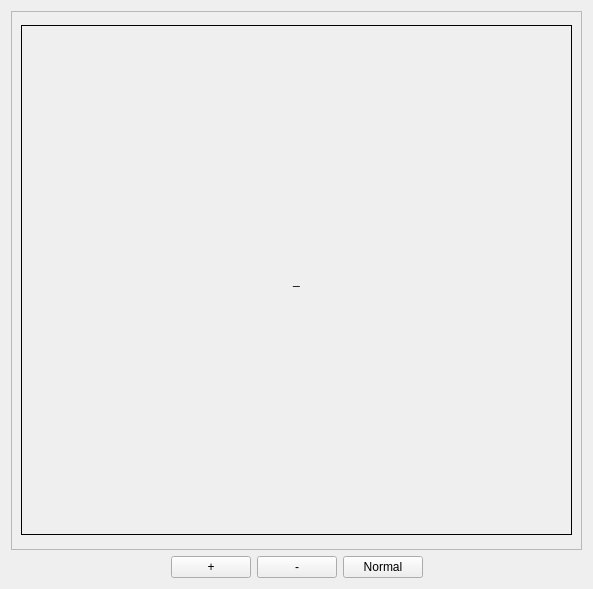
<?xml version="1.0" encoding="UTF-8"?>
<ui version="4.0">
 <class>ImageWidget</class>
 <widget class="QWidget" name="ImageWidget">
  <property name="geometry">
   <rect>
    <x>0</x>
    <y>0</y>
    <width>593</width>
    <height>589</height>
   </rect>
  </property>
  <property name="windowTitle">
   <string/>
  </property>
  <layout class="QVBoxLayout" name="verticalLayout">
   <item>
    <widget class="QScrollArea" name="ScrollArea">
     <property name="frameShadow">
      <enum>QFrame::Plain</enum>
     </property>
     <property name="widgetResizable">
      <bool>false</bool>
     </property>
     <property name="alignment">
      <set>Qt::AlignCenter</set>
     </property>
     <widget class="QWidget" name="scrollAreaWidgetContents">
      <property name="geometry">
       <rect>
        <x>0</x>
        <y>0</y>
        <width>569</width>
        <height>528</height>
       </rect>
      </property>
      <property name="sizePolicy">
       <sizepolicy hsizetype="Preferred" vsizetype="Preferred">
        <horstretch>0</horstretch>
        <verstretch>0</verstretch>
       </sizepolicy>
      </property>
      <layout class="QHBoxLayout" name="horizontalLayout">
       <item>
        <widget class="QLabel" name="LabelImage">
         <property name="sizePolicy">
          <sizepolicy hsizetype="Ignored" vsizetype="Ignored">
           <horstretch>0</horstretch>
           <verstretch>0</verstretch>
          </sizepolicy>
         </property>
         <property name="frameShape">
          <enum>QFrame::Box</enum>
         </property>
         <property name="text">
          <string>_</string>
         </property>
         <property name="alignment">
          <set>Qt::AlignCenter</set>
         </property>
        </widget>
       </item>
      </layout>
     </widget>
    </widget>
   </item>
   <item>
    <layout class="QHBoxLayout" name="horizontalLayout_2">
     <item>
      <spacer name="horizontalSpacer">
       <property name="orientation">
        <enum>Qt::Horizontal</enum>
       </property>
       <property name="sizeHint" stdset="0">
        <size>
         <width>40</width>
         <height>20</height>
        </size>
       </property>
      </spacer>
     </item>
     <item>
      <widget class="QPushButton" name="ButtonZoomIn">
       <property name="text">
        <string>+</string>
       </property>
      </widget>
     </item>
     <item>
      <widget class="QPushButton" name="ButtonZoomOut">
       <property name="text">
        <string>-</string>
       </property>
      </widget>
     </item>
     <item>
      <widget class="QPushButton" name="ButtonResetZoom">
       <property name="text">
        <string>Normal</string>
       </property>
      </widget>
     </item>
     <item>
      <spacer name="horizontalSpacer_2">
       <property name="orientation">
        <enum>Qt::Horizontal</enum>
       </property>
       <property name="sizeHint" stdset="0">
        <size>
         <width>40</width>
         <height>20</height>
        </size>
       </property>
      </spacer>
     </item>
    </layout>
   </item>
  </layout>
 </widget>
 <resources/>
 <connections/>
</ui>
